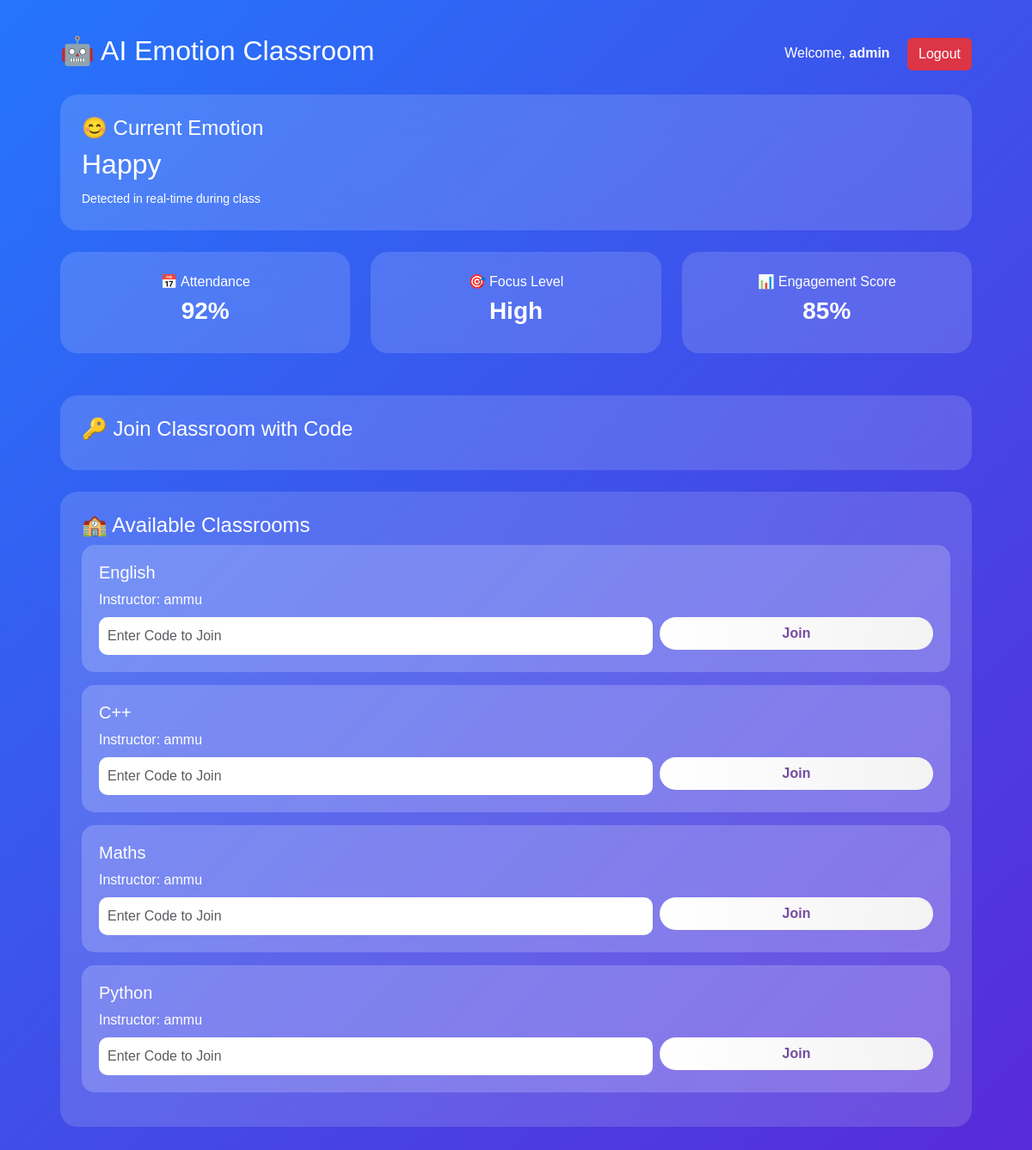
The app's page /student/dashboard/ (signed in) with its own data.
### emotionapp/models.py (models this page shows, shortened)
class CustomUser(AbstractUser):
    ROLE_CHOICES = (
        ('teacher', 'Teacher'),
        ('student', 'Student'),
    )
    role = models.CharField(max_length=10, choices=ROLE_CHOICES, default='student')
    is_active_student = models.BooleanField(default=True)

class Classroom(models.Model):
    title = models.CharField(max_length=100)
    code = models.CharField(max_length=20)
    teacher = models.ForeignKey(CustomUser, on_delete=models.CASCADE)

### emotionapp/views.py (the view)
# urls.py: path('student/dashboard/', views.student_dashboard, name='student_dashboard'),
@login_required
def student_dashboard(request):
    classrooms = Classroom.objects.all()
    return render(request, "student_dashboard.html", {"classrooms": classrooms})

### templates/student_dashboard.html (shortened to what this page needs)
<!DOCTYPE html>
<html lang="en">
<head>
    <link href="https://cdn.jsdelivr.net/npm/bootstrap@5.3.0/dist/css/bootstrap.min.css" rel="stylesheet">
</head>
<body>
<div class="dashboard-container container">
    <div class="d-flex justify-content-between align-items-center mb-4">
        <h2>🤖 AI Emotion Classroom</h2>
        <div>
            Welcome, <strong>{{ request.user.username }}</strong>
            <a href="{% url 'logout' %}" class="btn btn-danger ms-3">
                Logout
            </a>
        </div>
    </div>
    <div class="card-box">
        <h4>😊 Current Emotion</h4>
        <h2>
            {{ latest_emotion|default:"Happy" }}
        </h2>
        <small>Detected in real-time during class</small>
    </div>
    <div class="row">
        <div class="col-md-4">
            <div class="card-box stat-card">
                <h6>📅 Attendance</h6>
                <h3>{{ attendance|default:"92%" }}</h3>
            </div>
        </div>
        <div class="col-md-4">
            <div class="card-box stat-card">
                <h6>🎯 Focus Level</h6>
                <h3>{{ focus_level|default:"High" }}</h3>
            </div>
        </div>
        <div class="col-md-4">
            <div class="card-box stat-card">
                <h6>📊 Engagement Score</h6>
                <h3>{{ engagement|default:"85%" }}</h3>
            </div>
        </div>
    </div>
    <div class="card-box mt-4">
        <h4>🔑 Join Classroom with Code</h4>
    </div>
    <div class="card-box">
        <h4>🏫 Available Classrooms</h4>
        {% for classroom in classrooms %}
        <div class="class-item">
            <h5>{{ classroom.title }}</h5>
            <p class="mb-2">Instructor: {{ classroom.teacher }}</p>
            <form method="post" action="{% url 'join_class' classroom.id %}">
                <div class="row g-2">
                    <div class="col-md-8">
                        <input type="text" name="code"
                               placeholder="Enter Code to Join"
                               class="form-control" required>
                    </div>
                    <div class="col-md-4">
                        <button class="btn btn-join w-100">
                            Join
                        </button>
                    </div>
                </div>
            </form>
        </div>
        {% empty %}
        <p>No classrooms available.</p>
        {% endfor %}
    </div>
</div>
</body>
</html>

### templates/student_dashboard.html (style rules this page uses)
body { margin: 0; font-family: 'Poppins', sans-serif; background: linear-gradient(-45deg, #667eea, #764ba2, #6a11cb, #2575fc); background-size: 400% 400%; animation: gradientBG 12s ease infinite; color: white; min-height: 100vh; }
.dashboard-container { padding: 40px; }
.card-box { background: rgba(255,255,255,0.15); backdrop-filter: blur(20px); border-radius: 20px; padding: 25px; margin-bottom: 25px; transition: 0.3s ease; }
.stat-card { text-align: center; }
.stat-card h3 { font-weight: bold; }
.btn-join { background: linear-gradient(90deg, #ffffff, #f3f3f3); color: #764ba2; font-weight: bold; border-radius: 30px; transition: 0.3s; }
.class-item { background: rgba(255,255,255,0.2); padding: 20px; border-radius: 15px; margin-bottom: 15px; transition: 0.3s; }
.form-control { border-radius: 10px; border: none; padding: 10px; }

### records on screen
CustomUser: user.username "admin"
Classroom: title "English", teacher "ammu"
Classroom: title "C++", teacher "ammu"
Classroom: title "Maths", teacher "ammu"
Classroom: title "Python", teacher "ammu"

### other values on screen
{{ latest_emotion|default:"Happy" }} "Happy"
{{ attendance|default:"92%" }} "92%"
{{ focus_level|default:"High" }} "High"
{{ engagement|default:"85%" }} "85%"
